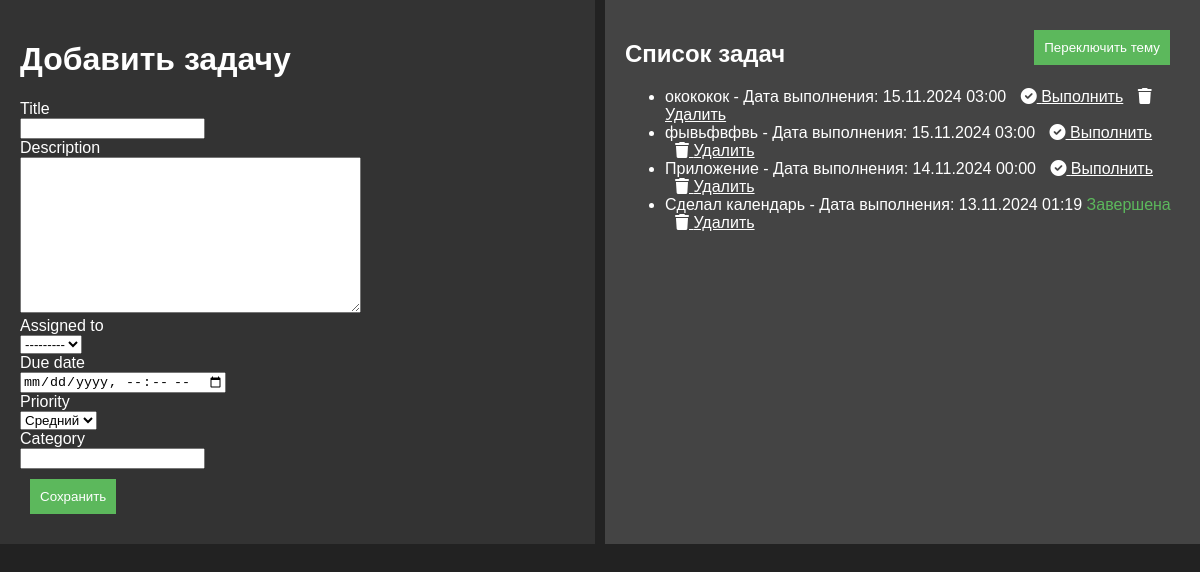
The app's page / (signed in) with its own data.
### task_manager/models.py (models this page shows, shortened)
class Task(models.Model):
    PRIORITY_CHOICES = (
        ('low', 'Низкий'),
        ('medium', 'Средний'),
        ('high', 'Высокий'),
    )
    title = models.CharField(max_length=200)
    description = models.TextField(blank=True, null=True)
    assigned_to = models.ForeignKey(User, related_name='assigned_tasks', on_delete=models.SET_NULL, null=True)
    created_at = models.DateTimeField(auto_now_add=True)
    completed = models.BooleanField(default=False)
    due_date = models.DateTimeField(null=True, blank=True)
    user = models.ForeignKey(settings.AUTH_USER_MODEL, on_delete=models.CASCADE, null=True, blank=True)
    priority = models.CharField(max_length=10, choices=PRIORITY_CHOICES, default='medium')
    category = models.CharField(max_length=100, blank=True, null=True)  # Категории
    parent_task = models.ForeignKey('self', null=True, blank=True, related_name='subtasks', on_delete=models.CASCADE)

### task_manager/views.py (the view)
# urls.py: 2. Add a URL to urlpatterns:  path('', views.home, name='home')
@login_required  # Эта линия гарантирует, что только аутентифицированные пользователи получат доступ к данному методу
def home(request):
    if request.method == "POST":
        form = TaskForm(request.POST)
        if form.is_valid():
            form.save()  # Сохранение новой задачи
            return redirect('home')  # Переход на ту же страницу или на другую
    else:
        form = TaskForm()
    tasks = Task.objects.all()  # Получение всех задач
    return render(request, 'task_manager/home.html', {'tasks': tasks, 'form': form})

### task_manager/forms.py
class TaskForm(forms.ModelForm):
    class Meta:
        model = Task
        fields = ['title', 'description', 'assigned_to', 'due_date', 'priority', 'category', 'parent_task']
    def __init__(self, *args, **kwargs):
        super(TaskForm, self).__init__(*args, **kwargs)
        self.fields['assigned_to'].queryset = User.objects.all()

### task_manager/templates/task_manager/home.html (shortened to what this page needs)
<!DOCTYPE html>
<html lang="ru">
<head>
    {% load static %}
    <link rel="stylesheet" href="{% static 'task_manager/css/styles.css' %}">
    <link href="https://cdnjs.cloudflare.com/ajax/libs/fullcalendar/3.10.2/fullcalendar.min.css" rel="stylesheet" />
    <link rel="stylesheet" href="https://cdnjs.cloudflare.com/ajax/libs/font-awesome/6.0.0-beta3/css/all.min.css">
</head>
<body>
    <div class="container">
        <div class="left-column">
            <h1>Добавить задачу</h1>
            <form method="post">
                <div>
                    {{ form.title.label }} <br>
                    {{ form.title }} <br>
                </div>
                <div>
                    {{ form.description.label }} <br>
                    {{ form.description }} <br>
                </div>
                <div>
                    {{ form.assigned_to.label }} <br>
                    {{ form.assigned_to }} <br>
                </div>
                <div>
                    {{ form.due_date.label }} <br>
                    <input type="datetime-local" id="due_date" name="due_date" required>
                </div>
                <div>
                    {{ form.priority.label }} <br>
                    {{ form.priority }} <br>
                </div>
                <div>
                    {{ form.category.label }} <br>
                    {{ form.category }} <br>
                </div>
                <button type="submit">Сохранить</button>
            </form>
        </div>
        <div class="right-column">
            <button id="toggle-theme" style="float: right;">Переключить тему</button>
            <h2>Список задач</h2>
            <ul>
                {% for task in tasks %}
                <li>
                    {{ task.title }} - Дата выполнения: {{ task.due_date|date:"d.m.Y H:i" }}
                    {% if task.completed %}
                    <span class="completed">Завершена</span>
                    {% else %}
                    <a href="{% url 'complete_task' task.id %}"><i class="fas fa-check-circle"></i> Выполнить</a>
                    {% endif %}
                    <a href="{% url 'delete_task' task.id %}"><i class="fas fa-trash"></i> Удалить</a>
                </li>
                {% endfor %}
            </ul>
        </div>
    </div>
</body>
</html>

### task_manager/static/task_manager/css/styles.css (style rules this page uses)
body { font-family: Arial, sans-serif; background-color: #222; color: #ffffff; margin: 0; padding: 0; }
.container { display: flex; }
.left-column, .right-column { flex: 1; padding: 20px; }
.left-column { background: #333; margin-right: 10px; }
.right-column { background: #444; }
.completed { color: #5cb85c; }
button { padding: 10px; color: white; background-color: #5cb85c; border: none; cursor: pointer; }
a { margin-left: 10px; color: #ffffff; }
h1, h2 { color: #ffffff; }
.right-column { position: relative; }
button { margin: 10px; }

### records on screen
Task: title "окококок", due_date "15.11.2024 03:00", completed False (drawn)
Task: title "фывьфвфвь", due_date "15.11.2024 03:00", completed False (drawn)
Task: title "Приложение", due_date "14.11.2024 00:00", completed False (drawn)
Task: title "Сделал календарь", due_date "13.11.2024 01:19", completed "Завершена"
